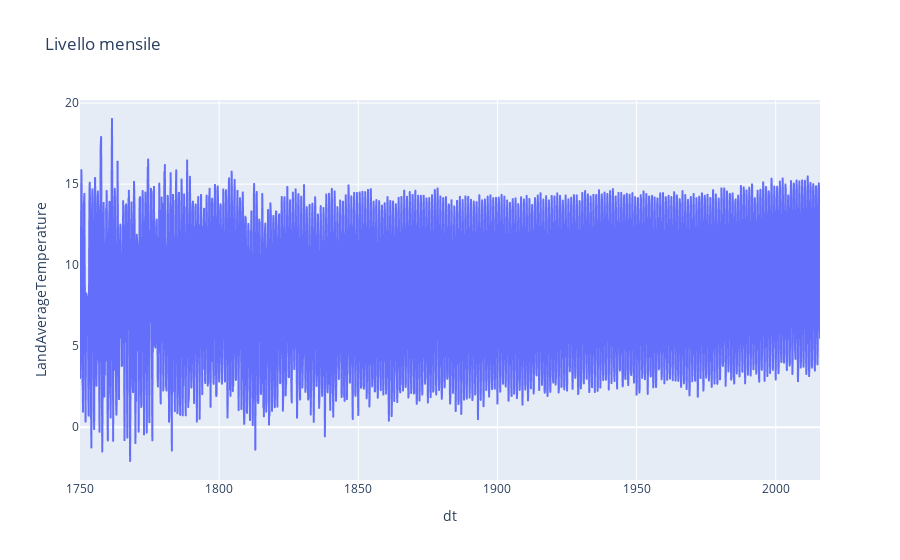

The cell this chart's notebook holds for it:
### Markdown cell above
## Serie storica a diverse granularità

### Code cell
# livello mensile senza missing values

fig = px.line(df, x=df.index, y="LandAverageTemperature", title='Livello mensile')
fig.show()

### Figure 1 — Plotly figure (JSON) as saved in the notebook; plotly's stock layout.template omitted (floating-point values rounded to 4 significant figures; data arrays with more than 128 entries replaced by an {"elided": "..."} marker saying what was removed)
{"data": [{"hovertemplate": "dt=%{x}<br>LandAverageTemperature=%{y}<extra></extra>", "legendgroup": "", "line": {"color": "#636efa", "dash": "solid"}, "marker": {"symbol": "circle"}, "mode": "lines", "name": "", "showlegend": false, "x": {"elided": "3192 str values"}, "xaxis": "x", "y": {"elided": "3192 float values"}, "yaxis": "y", "type": "scattergl"}], "layout": {"xaxis": {"anchor": "y", "domain": [0.0, 1.0], "title": {"text": "dt"}}, "yaxis": {"anchor": "x", "domain": [0.0, 1.0], "title": {"text": "LandAverageTemperature"}}, "legend": {"tracegroupgap": 0}, "title": {"text": "Livello mensile"}}}
